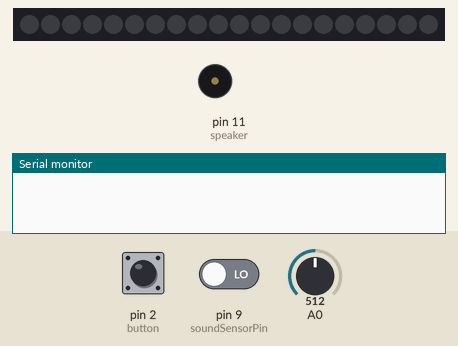
Simulated run of this sketch. Board: Arduino Uno, built with avr-gcc and run on an emulated ATmega328P. On the bench: 20 RGB LEDs in strip order, left to right, buzzer (waves = sounding), the last lines printed to the serial monitor. The inputs (shaded band) are chosen by the test bench; at power-on: pin 2 (button) LOW, pin 9 (soundSensorPin) LOW, A0 = 512.

Above: at 1.2 s.
1.3 s: pin 2 (button) pulled HIGH for 0.15 s
At 3.27 s:
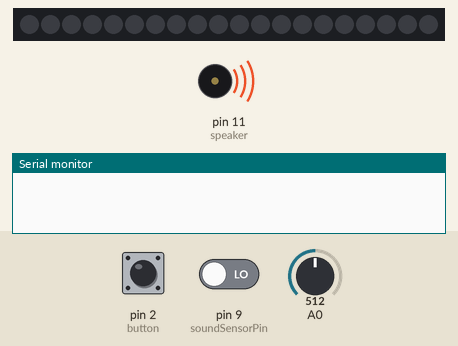
3.5 s: pin 9 (soundSensorPin) driven HIGH
At 4.8 s:
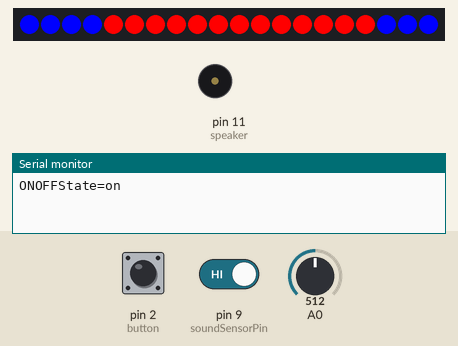
5.1 s: pin 9 (soundSensorPin) driven LOW
At 6.2 s:
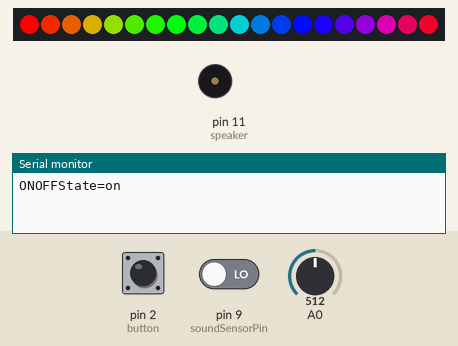
8.1 s: A0 set to 0
At 8.49 s:
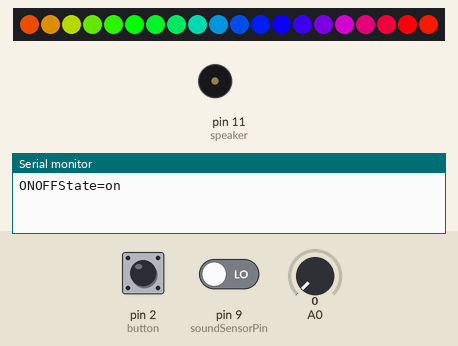
10.7 s: A0 set to 18
At 12.7 s:
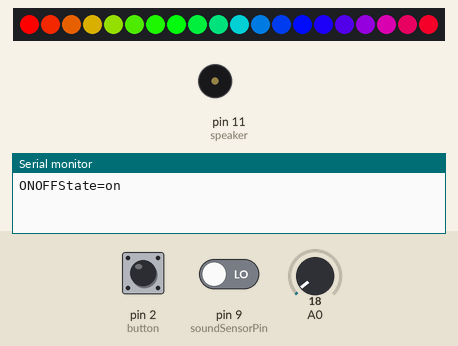
13.7 s: A0 set to 0
At 14.46 s:
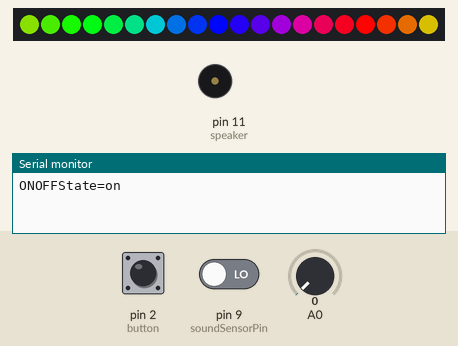
Timing chart, 0 to 16.7 s (numbered marks = the images above; inputs shaded):
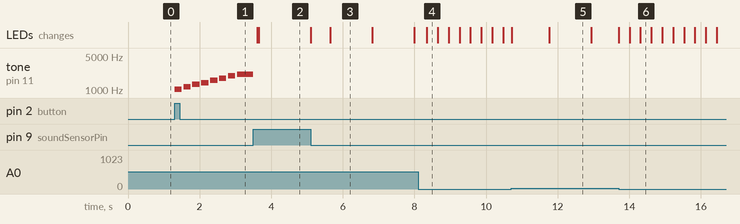

Measured:
- after the input at 1.3 s, tone on pin 11 (speaker): plays 1047 Hz for 0.20 s, 1175 Hz for 0.20 s, 1319 Hz for 0.20 s, 1397 Hz for 0.20 s, 1568 Hz for 0.20 s, 1760 Hz for 0.20 s … (8 notes in this stretch), starting at once
- after the input at 3.5 s, the LEDs: first change after 0.10 s (image 2 shows a later state)
- after the input at 5.1 s, the LEDs: change at once (image 3)
- after the input at 8.1 s, the LEDs: change after 0.24 s (image 4)
- after the input at 13.7 s, the LEDs: first change at once (image 6 shows a later state)
- what the display in image 3 shows lasts 1.2 s, from 5.6 s to 6.8 s

The sketch:

Speaker.ino
```cpp
#include <Adafruit_NeoPixel.h>

#define soundSensorPin 9
#define PIN 6
#define lightCount 20


//Music from speaker
byte button = 2;
byte speaker=11;
//int val =0;
int C = 1047;
int D = 1175;
int E = 1319;
int F = 1397;
int G = 1568;
int A = 1760;
int B = 1976;
int Quarter = 200;
int Half = 450;


//Buton
int buttonOn= 0;
// Variables will change:
int buttonPushCounter = 0;   // counter for the number of button presses
int buttonState = 0;         // current state of the button
int lastButtonState = 0;     // previous state of the button

int ONOFFState = 0;
int RunState=0;


Adafruit_NeoPixel strip = Adafruit_NeoPixel(lightCount, PIN, NEO_GRB + NEO_KHZ800);
int vol = 0;
float total = 0;
int fadeCol = 0;
int val[25];
int volLast = 0;
int fadeAmt = 0;
int counter = 0;

void setup()
{
    pinMode(button, INPUT);
    pinMode(speaker, OUTPUT);
    pinMode(soundSensorPin, INPUT);

    // Initialize all pixels to 'off'
    strip.begin();
    strip.show();

    //set button on off state to off
    ONOFFState = 0;
    RunState=0;
    Serial.begin(9600);

  }

  void loop()
  {
    buttonState = digitalRead(button);
    if (buttonState != lastButtonState) {
         // if the state has changed, increment the counter
         if (buttonState == HIGH) {
           // if the current state is HIGH then the button
           // wend from off to on:
           buttonPushCounter++;
           //Serial.println("on");
           //Serial.print("number of button pushes:  ");
           //Serial.println(buttonPushCounter);

            if(ONOFFState==0){
              ONOFFState=1;
              RunState=0;
              playsong();  //Button is turned on so play song on speaker
              Serial.println("ONOFFState=on");
            }
            else if(ONOFFState==1){
              ONOFFState=0;
               TurnLEDsOFF();
              Serial.println("ONOFFState=off");
            }
         } else {
           // if the current state is LOW then the button
           // wend from on to off:
           //Serial.println("off");
         }
         // Delay a little bit to avoid bouncing
         delay(50);
      }
       // save the current state as the last state,
       //for next time through the loop
       lastButtonState = buttonState;


       //Handle the LEDs
      if(ONOFFState==1){
        handleLEDs();
      }


   }


  //play the digital tune from the speaker
  void playsong(){
        digitalWrite(speaker, HIGH);
        song();
        digitalWrite(speaker, LOW);
  }


  void note(int frequency, int NoteDuration)
  {
    tone(speaker, frequency);
    delay(NoteDuration);
    noTone(speaker);
    delay(50);
  }

  void song()
  {
  int ScaleNotes[]={C,D,E,F,G,A,B,2*C};
  int NoteLengths[]={Quarter,Quarter,Quarter,Quarter,Quarter,Quarter,Quarter,Half};
  for(int index=0;index<8;index++)
  {
    note(ScaleNotes[index],NoteLengths[index]);
    }
  }


  //LEDs
  void handleLEDs(){
        fadeCol = 0;
        total = 0;

        for (int i = 0; i < 80; i++){
            counter = 0;
         do{
           vol = digitalRead(soundSensorPin);

            counter = counter + 1;
            if (counter > 500){
               rainbowCycle(10);

            }
          }while (vol == 0);

          total = total + vol;

        }

        vol = total / 80;

        vol = map(vol,20,255,0,20);


        if (volLast > vol) {
          vol = volLast - 4;
        }

        volLast = vol;
        fadeAmt = 0;

        int halfLigthcount = lightCount/2;
        for (int i = 0; i<lightCount;i++){
          if (i < vol){
               strip.setPixelColor((i+halfLigthcount), strip.Color(0,255,0));
               strip.setPixelColor((halfLigthcount-i), strip.Color(0,255,0));
          }
          else if (i < (vol + 8)) {
               strip.setPixelColor((i+halfLigthcount), strip.Color(255,0,0));
               strip.setPixelColor((halfLigthcount-i), strip.Color(255,0,0));
          }
          else
          {
              strip.setPixelColor((i+halfLigthcount), strip.Color(0,0,255));
               strip.setPixelColor((halfLigthcount-i), strip.Color(0,0,255));
           }
        }
        strip.show();

  }


  void TurnLEDsOFF(){


     for (int i = 0; i<lightCount;i++){
      strip.setPixelColor(i, strip.Color(0,0,0));

     }
     strip.show();
  }

  void TurnLEDsON(){

  }
  void rainbowCycle(uint8_t wait) {
      uint16_t i, j;

      for(j=0; j<256*5; j++) { // 5 cycles of all colors on wheel
        for(i=0; i< strip.numPixels(); i++) {
          strip.setPixelColor(i, Wheel(((i * 256 / strip.numPixels()) + j) & 255));
        }
        strip.show();
        delay(wait);
         vol = analogRead(A0);
         if (vol> 10) {
          return;
         }
      }
}


//Color wheel
uint32_t Wheel(byte WheelPos) {
    WheelPos = 255 - WheelPos;
    if(WheelPos < 85) {
     return strip.Color(255 - WheelPos * 3, 0, WheelPos * 3);
    } else if(WheelPos < 170) {
      WheelPos -= 85;
     return strip.Color(0, WheelPos * 3, 255 - WheelPos * 3);
    } else {
     WheelPos -= 170;
     return strip.Color(WheelPos * 3, 255 - WheelPos * 3, 0);
    }
}
```
